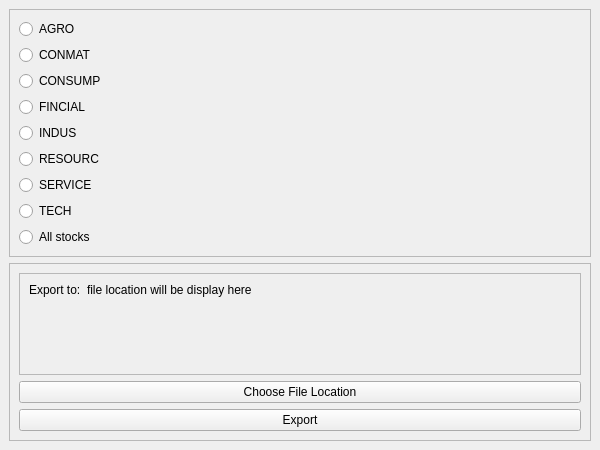
<?xml version="1.0" encoding="UTF-8"?>
<ui version="4.0">
 <class>MainWindow</class>
 <widget class="QMainWindow" name="MainWindow">
  <property name="geometry">
   <rect>
    <x>0</x>
    <y>0</y>
    <width>600</width>
    <height>450</height>
   </rect>
  </property>
  <property name="minimumSize">
   <size>
    <width>600</width>
    <height>450</height>
   </size>
  </property>
  <property name="windowTitle">
   <string>โปรแกรมดึงข้อมูลหุ้น</string>
  </property>
  <widget class="QWidget" name="centralwidget">
   <layout class="QVBoxLayout" name="verticalLayout">
    <item>
     <widget class="QFrame" name="frame">
      <property name="frameShape">
       <enum>QFrame::StyledPanel</enum>
      </property>
      <property name="frameShadow">
       <enum>QFrame::Raised</enum>
      </property>
      <layout class="QVBoxLayout" name="verticalLayout_2">
       <item>
        <widget class="QRadioButton" name="agroButton">
         <property name="text">
          <string>AGRO</string>
         </property>
        </widget>
       </item>
       <item>
        <widget class="QRadioButton" name="conmatButton">
         <property name="text">
          <string>CONMAT</string>
         </property>
        </widget>
       </item>
       <item>
        <widget class="QRadioButton" name="consumpButton">
         <property name="text">
          <string>CONSUMP</string>
         </property>
        </widget>
       </item>
       <item>
        <widget class="QRadioButton" name="fincialButton">
         <property name="text">
          <string>FINCIAL</string>
         </property>
        </widget>
       </item>
       <item>
        <widget class="QRadioButton" name="indusButton">
         <property name="text">
          <string>INDUS</string>
         </property>
        </widget>
       </item>
       <item>
        <widget class="QRadioButton" name="resourcButton">
         <property name="text">
          <string>RESOURC</string>
         </property>
        </widget>
       </item>
       <item>
        <widget class="QRadioButton" name="serviceButton">
         <property name="text">
          <string>SERVICE</string>
         </property>
        </widget>
       </item>
       <item>
        <widget class="QRadioButton" name="techButton">
         <property name="text">
          <string>TECH</string>
         </property>
        </widget>
       </item>
       <item>
        <widget class="QRadioButton" name="allButton">
         <property name="text">
          <string>All stocks</string>
         </property>
        </widget>
       </item>
      </layout>
     </widget>
    </item>
    <item>
     <widget class="QFrame" name="frame_2">
      <property name="frameShape">
       <enum>QFrame::StyledPanel</enum>
      </property>
      <property name="frameShadow">
       <enum>QFrame::Raised</enum>
      </property>
      <layout class="QVBoxLayout" name="verticalLayout_3">
       <item>
        <widget class="QFrame" name="frame_3">
         <property name="frameShape">
          <enum>QFrame::StyledPanel</enum>
         </property>
         <property name="frameShadow">
          <enum>QFrame::Raised</enum>
         </property>
         <layout class="QVBoxLayout" name="verticalLayout_4">
          <item>
           <layout class="QFormLayout" name="formLayout">
            <item row="0" column="1">
             <widget class="QLabel" name="file_location">
              <property name="text">
               <string>file location will be display here</string>
              </property>
             </widget>
            </item>
            <item row="0" column="0">
             <widget class="QLabel" name="label">
              <property name="styleSheet">
               <string notr="true">font: 12pt &quot;MS Shell Dlg 2&quot;;</string>
              </property>
              <property name="text">
               <string>Export to:</string>
              </property>
             </widget>
            </item>
           </layout>
          </item>
         </layout>
        </widget>
       </item>
       <item>
        <widget class="QPushButton" name="location">
         <property name="text">
          <string>Choose File Location</string>
         </property>
        </widget>
       </item>
       <item>
        <widget class="QPushButton" name="exportButton">
         <property name="text">
          <string>Export</string>
         </property>
        </widget>
       </item>
      </layout>
     </widget>
    </item>
   </layout>
  </widget>
 </widget>
 <resources/>
 <connections/>
</ui>
